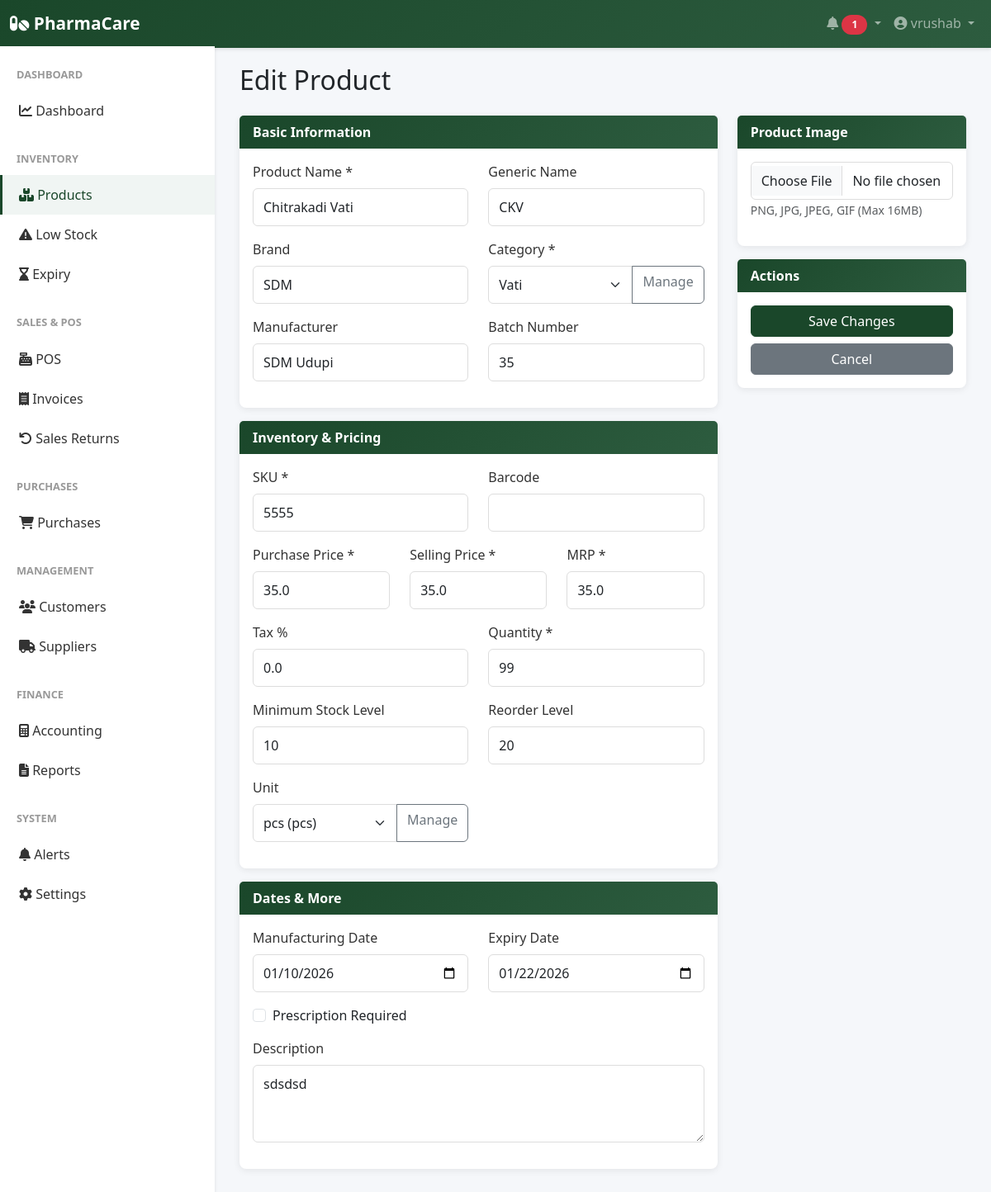
The app's page /inventory/products/1/edit (signed in), older data.
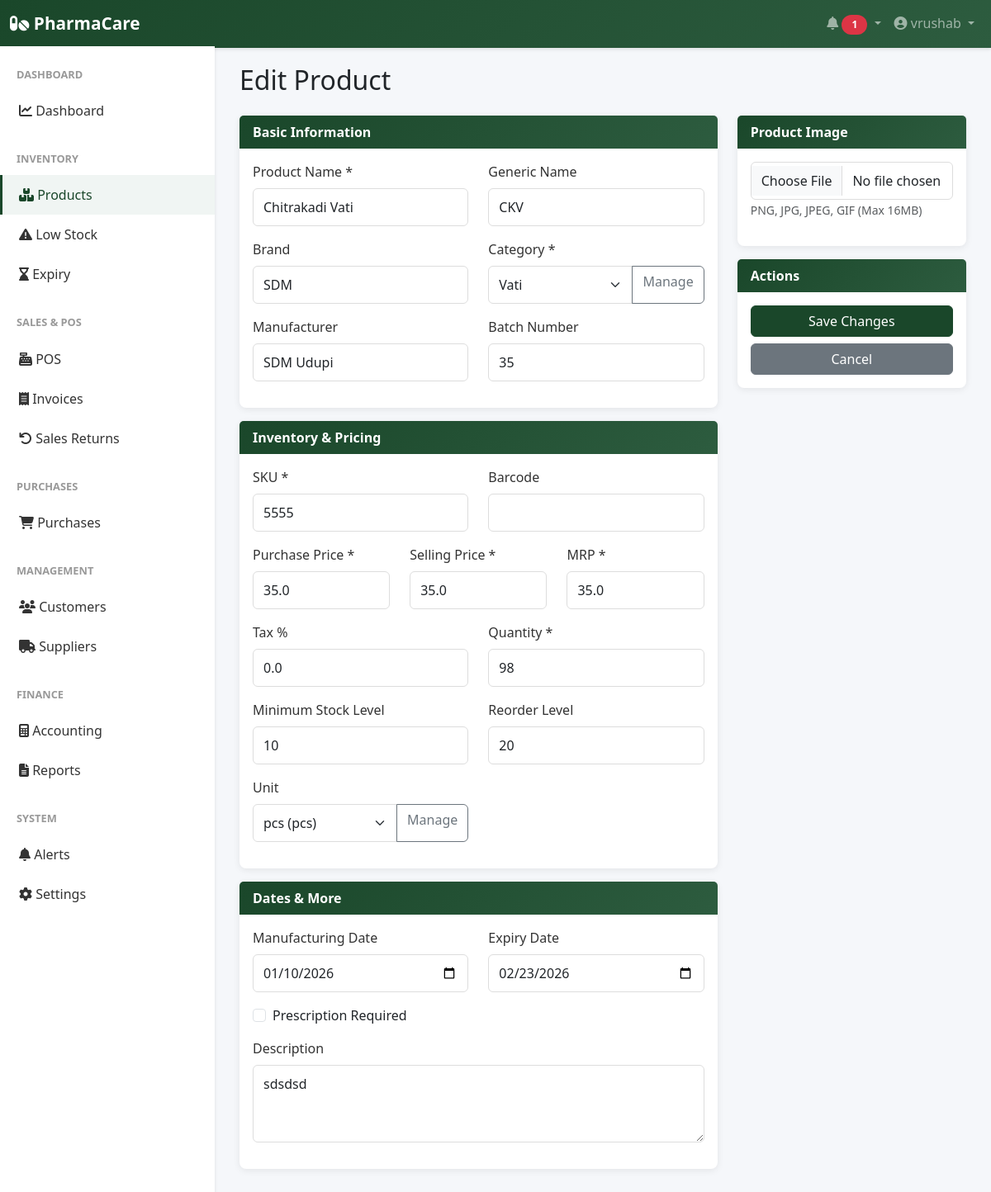
The same page, newer data.
### app/models.py (models this page shows)
class Product(db.Model):
    __tablename__ = 'product'
    id = db.Column(db.Integer, primary_key=True)
    company_id = db.Column(db.Integer, db.ForeignKey('company.id'), nullable=False)
    product_name = db.Column(db.String(255), nullable=False)
    generic_name = db.Column(db.String(255))
    brand = db.Column(db.String(255))
    category = db.Column(db.String(100), nullable=False)
    manufacturer = db.Column(db.String(255))
    batch_number = db.Column(db.String(100))
    barcode = db.Column(db.String(100), unique=True)
    sku = db.Column(db.String(100), unique=True, nullable=False)
    purchase_price = db.Column(db.Float, nullable=False)
    selling_price = db.Column(db.Float, nullable=False)
    mrp = db.Column(db.Float, nullable=False)
    tax_percentage = db.Column(db.Float, default=0)
    manufacturing_date = db.Column(db.DateTime)
    expiry_date = db.Column(db.DateTime)
    quantity = db.Column(db.Integer, default=0)
    minimum_stock_level = db.Column(db.Integer, default=10)
    reorder_level = db.Column(db.Integer, default=20)
    prescription_required = db.Column(db.Boolean, default=False)
    description = db.Column(db.Text)
    image_path = db.Column(db.String(500))
    created_date = db.Column(db.DateTime, default=datetime.utcnow)
    updated_date = db.Column(db.DateTime, default=datetime.utcnow, onupdate=datetime.utcnow)
    is_active = db.Column(db.Boolean, default=True)
    company = db.relationship('Company', back_populates='products')
    stock_movements = db.relationship('StockMovement', back_populates='product', cascade='all, delete-orphan')
    sale_items = db.relationship('SaleItem', back_populates='product', cascade='all, delete-orphan')
    purchase_items = db.relationship('PurchaseItem', back_populates='product', cascade='all, delete-orphan')
    category_id = db.Column(db.Integer, db.ForeignKey('category.id'))
    unit_id = db.Column(db.Integer, db.ForeignKey('unit.id'))
    category_rel = db.relationship('Category', back_populates='products')
    unit_rel = db.relationship('Unit', back_populates='products')

class Category(db.Model):
    __tablename__ = 'category'
    id = db.Column(db.Integer, primary_key=True)
    company_id = db.Column(db.Integer, db.ForeignKey('company.id'), nullable=False)
    name = db.Column(db.String(100), nullable=False)
    description = db.Column(db.String(255))
    is_active = db.Column(db.Boolean, default=True)
    created_date = db.Column(db.DateTime, default=datetime.utcnow)
    company = db.relationship('Company')
    products = db.relationship('Product', back_populates='category_rel')

class Unit(db.Model):
    __tablename__ = 'unit'
    id = db.Column(db.Integer, primary_key=True)
    company_id = db.Column(db.Integer, db.ForeignKey('company.id'), nullable=False)
    name = db.Column(db.String(50), nullable=False)
    abbreviation = db.Column(db.String(20))
    is_active = db.Column(db.Boolean, default=True)
    created_date = db.Column(db.DateTime, default=datetime.utcnow)
    company = db.relationship('Company')
    products = db.relationship('Product', back_populates='unit_rel')

### app/routes/inventory.py (the view, shortened to what this page needs)
@inventory_bp.route('/products/<int:product_id>/edit', methods=['GET', 'POST'])
@login_required
def edit_product(product_id):
    product = Product.query.get(product_id)
    if not product or product.company_id != current_user.company_id:
        flash('Product not found.', 'danger')
        return redirect(url_for('inventory.products_list'))
    categories = Category.query.filter_by(company_id=current_user.company_id, is_active=True).order_by(Category.name).all()
    units = Unit.query.filter_by(company_id=current_user.company_id, is_active=True).order_by(Unit.name).all()
    return render_template('inventory/edit_product.html', product=product, categories=categories, units=units)

### app/templates/inventory/edit_product.html (shortened to what the changed rows need)
{% extends "base.html" %}
{% block content %}
<h2 class="mb-4">Edit Product</h2>
<form method="POST" enctype="multipart/form-data">
    <div class="row">
        <div class="col-lg-8">
            <div class="card mb-3">
                <div class="card-body">
                    <div class="row">
                        <div class="col-md-6 mb-3">
                            <label for="product_name" class="form-label">Product Name *</label>
                            <input type="text" class="form-control" id="product_name" name="product_name" required value="{{ product.product_name }}">
                        </div>
                        <div class="col-md-6 mb-3">
                            <label for="generic_name" class="form-label">Generic Name</label>
                            <input type="text" class="form-control" id="generic_name" name="generic_name" value="{{ product.generic_name }}">
                        </div>
                    </div>
                    <div class="row">
                        <div class="col-md-6 mb-3">
                            <label for="brand" class="form-label">Brand</label>
                            <input type="text" class="form-control" id="brand" name="brand" value="{{ product.brand }}">
                        </div>
                        <div class="col-md-6 mb-3">
                            <div class="input-group">
                                <select class="form-select" id="category_id" name="category_id" required>
                                    {% for c in categories %}
                                    <option value="{{ c.id }}" {% if product.category_id==c.id %}selected{% endif %}>{{ c.name }}</option>
                                    {% endfor %}
                                </select>
                                <a class="btn btn-outline-secondary" href="{{ url_for('master.categories_list') }}">Manage</a>
                            </div>
                        </div>
                    </div>
                    <div class="row">
                        <div class="col-md-6 mb-3">
                            <label for="manufacturer" class="form-label">Manufacturer</label>
                            <input type="text" class="form-control" id="manufacturer" name="manufacturer" value="{{ product.manufacturer }}">
                        </div>
                        <div class="col-md-6 mb-3">
                            <label for="batch_number" class="form-label">Batch Number</label>
                            <input type="text" class="form-control" id="batch_number" name="batch_number" value="{{ product.batch_number }}">
                        </div>
                    </div>
                </div>
            </div>
            <div class="card mb-3">
                <div class="card-body">
                    <div class="row">
                        <div class="col-md-6 mb-3">
                            <label for="sku" class="form-label">SKU *</label>
                            <input type="text" class="form-control" id="sku" name="sku" required value="{{ product.sku }}">
                        </div>
                    </div>
                    <div class="row">
                        <div class="col-md-4 mb-3">
                            <label for="purchase_price" class="form-label">Purchase Price *</label>
                            <input type="number" class="form-control" id="purchase_price" name="purchase_price" step="0.01" required value="{{ product.purchase_price }}">
                        </div>
                        <div class="col-md-4 mb-3">
                            <label for="selling_price" class="form-label">Selling Price *</label>
                            <input type="number" class="form-control" id="selling_price" name="selling_price" step="0.01" required value="{{ product.selling_price }}">
                        </div>
                        <div class="col-md-4 mb-3">
                            <label for="mrp" class="form-label">MRP *</label>
                            <input type="number" class="form-control" id="mrp" name="mrp" step="0.01" required value="{{ product.mrp }}">
                        </div>
                    </div>
                    <div class="row">
                        <div class="col-md-6 mb-3">
                            <label for="tax_percentage" class="form-label">Tax %</label>
                            <input type="number" class="form-control" id="tax_percentage" name="tax_percentage" step="0.01" value="{{ product.tax_percentage }}">
                        </div>
                        <div class="col-md-6 mb-3">
                            <label for="quantity" class="form-label">Quantity *</label>
                            <input type="number" class="form-control" id="quantity" name="quantity" required value="{{ product.quantity }}">
                        </div>
                    </div>
                    <div class="row">
                        <div class="col-md-6 mb-3">
                            <label for="minimum_stock_level" class="form-label">Minimum Stock Level</label>
                            <input type="number" class="form-control" id="minimum_stock_level" name="minimum_stock_level" value="{{ product.minimum_stock_level }}">
                        </div>
                        <div class="col-md-6 mb-3">
                            <label for="reorder_level" class="form-label">Reorder Level</label>
                            <input type="number" class="form-control" id="reorder_level" name="reorder_level" value="{{ product.reorder_level }}">
                        </div>
                    </div>
                    <div class="row">
                        <div class="col-md-6 mb-3">
                            <div class="input-group">
                                <select class="form-select" id="unit_id" name="unit_id">
                                    {% for u in units %}
                                    <option value="{{ u.id }}" {% if product.unit_id==u.id %}selected{% endif %}>{{ u.name }}{% if u.abbreviation %} ({{ u.abbreviation }}){% endif %}</option>
                                    {% endfor %}
                                </select>
                                <a class="btn btn-outline-secondary" href="{{ url_for('master.units_list') }}">Manage</a>
                            </div>
                        </div>
                    </div>
                </div>
            </div>
            <div class="card mb-3">
                <div class="card-body">
                    <div class="row">
                        <div class="col-md-6 mb-3">
                            <label for="manufacturing_date" class="form-label">Manufacturing Date</label>
                            <input type="date" class="form-control" id="manufacturing_date" name="manufacturing_date" value="{{ product.manufacturing_date.strftime('%Y-%m-%d') if product.manufacturing_date else '' }}">
                        </div>
                        <div class="col-md-6 mb-3">
                            <label for="expiry_date" class="form-label">Expiry Date</label>
                            <input type="date" class="form-control" id="expiry_date" name="expiry_date" value="{{ product.expiry_date.strftime('%Y-%m-%d') if product.expiry_date else '' }}">
                        </div>
                    </div>
                    <div class="mb-3">
                        <div class="form-check">
                            <input class="form-check-input" type="checkbox" id="prescription_required" name="prescription_required" {% if product.prescription_required %}checked{% endif %}>
                            <label class="form-check-label" for="prescription_required">Prescription Required</label>
                        </div>
                    </div>
                    <div class="mb-3">
                        <label for="description" class="form-label">Description</label>
                        <textarea class="form-control" id="description" name="description" rows="3">{{ product.description }}</textarea>
                    </div>
                </div>
            </div>
        </div>
    </div>
</form>
{% endblock %}

Row changes from the older to the newer data that the page shows:
changed Product "Chitrakadi Vati": quantity "99" → "98"; expiry_date "01/22/2026" → "02/23/2026"
